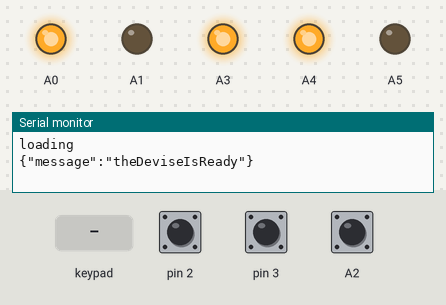
Recording of a sketch running on a simulated Arduino Uno, built with avr-gcc and run on an emulated ATmega328P. Shown: output pins drawn as LEDs (lit = HIGH), the last lines printed to the serial monitor. Dashed ring = blinking. The inputs (shaded band) are chosen by the test bench; at power-on: A2 HIGH, pin 3 HIGH, pin 2 HIGH.

Above: at 2.2 s.
2.3 s: A2 pulled LOW for 0.15 s
At 2.43 s:
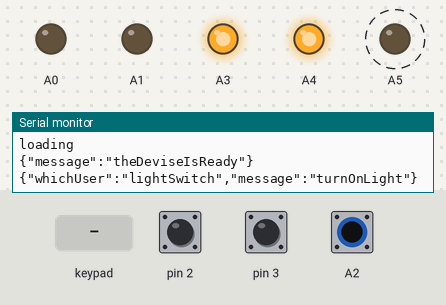
4.0 s: key '#' pressed
At 4.27 s:
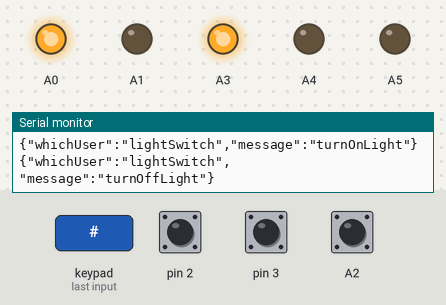
5.8 s: keypad keys 6 7 8 1 3 # pressed 0.4 s apart
At 6.38 s:
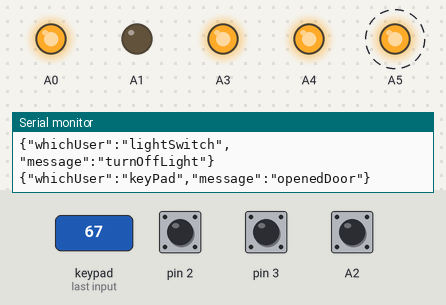
10.0 s: pin 3 pulled LOW for 0.15 s
At 10.8 s:
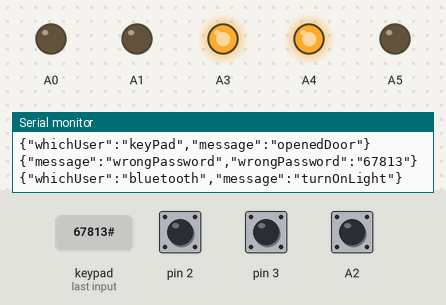
11.6 s: pin 2 pulled LOW for 0.15 s
At 11.8 s:
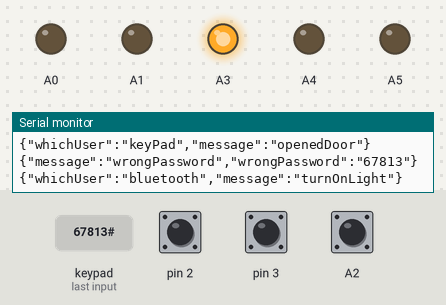
Timing chart, 0 to 14.6 s (numbered marks = the images above; inputs shaded):
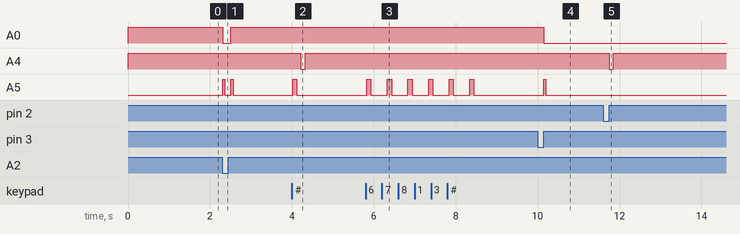

Measured:
- after the input at 2.3 s, A0: HIGH → LOW at once, → HIGH 0.20 s later; A5: alternates HIGH for 0.05 s and LOW for 0.15 s, 4 changes in all, then stays LOW, starting at once
- after the input at 4.0 s, A4: HIGH → LOW after 0.22 s, → HIGH 0.10 s later; A5: LOW → HIGH at once, → LOW 0.10 s later
- after the input at 5.8 s, A5: alternates HIGH for 0.10 s and LOW for 0.40 s, 12 changes in all, then stays LOW, starting at once
- after the input at 10.0 s, A0: HIGH → LOW after 0.15 s; A5: LOW → HIGH after 0.15 s, → LOW 0.05 s later
- after the input at 11.6 s, A4: HIGH → LOW after 0.15 s, → HIGH 0.10 s later

The sketch:

smartGate.ino
```cpp
#include <Wire.h>
#include <Keypad.h>            //معرفی کتابخانه کی پد//
#include <EEPROM.h>
#include <SoftwareSerial.h>
#include <ArduinoJson.h>


SoftwareSerial bluetooth(4, 5 ); // RX | TX
const byte ROWS = 4;    //مشخص کردن تعداد سطر کی پد//
const byte COLS = 3;   //مشخص کردن تعداد ستون کی پد//
//در زیر ما حروف و اعداد کی پد را به صورت ماتریسی داخل یک ارایه قرار داده ایم. نحوه تعریف ارایه دقیقا مشابه کی پد است//
char keys[ROWS][COLS] = {
  {'1', '2', '3'},
  {'4', '5', '6'},
  {'7', '8', '9'},
  {'*', '0', '#'}
};
int keyLightRoomState=1;
//با تعریف دو ارایه به صورت زیر نحوه اتصال سطرها و ستون های کی پد به پین های اردوینو را مشخص می کنیم//
byte rowPins[ROWS] = {6, 7, 8, 13};
byte colPins[COLS] = {10, 11, 12};

int i,pass_change_count=0,pass_lenght;

char mode='m';

int wrong_count=0;

char password[10],pass_change[10],pass_last[10],password_enter[10];
char password2[10];
//تابع زیر نقشه کی پد را با توجه به مقادیر و ارایه هایی که در بالا تعریف کردیم برای اردوینو مشخص می کنند//
Keypad kpd = Keypad(makeKeymap(keys), rowPins, colPins, ROWS, COLS);
void(*Reset) (void) = 0;

void setup() {


  bluetooth.begin(9600);


  //lcd.println(password);
  Serial.begin(9600);


  //بوق
  pinMode(A5,OUTPUT);
  digitalWrite(A5,LOW);

  //لامپ اتاق
  pinMode(A0,OUTPUT);
  digitalWrite(A0,HIGH);

  //به برد ماشین کنترلی وصله و برای دکمه ی پایین و در یکه
  pinMode(2,INPUT);
  digitalWrite(2,HIGH);

  // به برد ماشین کنترلی وصله و برای کلید سمت چپه و برای چراغه
  pinMode(3,INPUT);
  digitalWrite(3,HIGH);


  //میره تو کلید ثابت
  pinMode(A1,OUTPUT);
  digitalWrite(A1,LOW);

  //میره تو کلید متغییر
  pinMode(A2,INPUT);
  digitalWrite(A2,HIGH);

  //در یک
  pinMode(A4,OUTPUT);
  digitalWrite(A4,HIGH);

  //در دو
  pinMode(A3,OUTPUT);
  digitalWrite(A3,HIGH);

  //delete
  Serial.println("loading");
  delay(1000);


 //لود کردن طول پسورد
  pass_lenght=EEPROM.read(20);

  load_pass();

  StaticJsonDocument<200> doc;
  doc["message"]="theDeviseIsReady";
  serializeJson(doc, Serial);  // بدون newline
  Serial.println();
}
void load_pass()
{
  int e=0;
  for(e=0;e<=pass_lenght;e++)
  {
    //beep();
    password[e]=EEPROM.read(e);
    //Serial.println(password[e]);
  }
}
void save_pass(char pass[])
{
  for(int e=0;e<=pass_lenght;e++)
  {
    EEPROM.write(e,password[e]);
  }
  EEPROM.write(20,pass_lenght);
  beep(2,1);

  StaticJsonDocument<200> doc;
  doc["message"]="passwordChanged";
  doc["password"]=String(password);
  serializeJson(doc, Serial);  // بدون newline
  Serial.println();
}

int check_pass(char entered_password[])
{

    if(i-1!=pass_lenght)
      return 0;
    for(int index=0;index<=pass_lenght;index++)
    {
      if(entered_password[index]!=password[index])
        return 0;
    }
    return 1;
}
int check_pass2(char entered_password[])
{

  if(i-2!=pass_lenght)
      return 0;
    for(int index=0;index<=pass_lenght;index++)
    {
      if(entered_password[index]!=password[index])
        return 0;
    }
    if(entered_password[pass_lenght+1]=='2')
      return 1;
    else
      return 0;
}
void passwordChange()
{
    Serial.println("Password Change");
    int ture=0,index=0;
    String myString = "Hello Arduino!";

    //رمز قبلی را وارد میکند و در صورت درست بودن رمز جدید را وارد میکند
    while(1)
    {
      char key = kpd.getKey();
      if(key&&key!='*'&&key!='#')
      {
          pass_last[index]=key;
          index++;
          beepKeyPad();
      }
      i=pass_lenght+1;
      if(key=='#'&&check_pass(pass_last))
      {

        //از بین بردن آریه رمز قبلی
        pass_last[0]='#';
        ture=1;
        beepKeyPad();
        break;
      }
      if(key=='*')
      {
        beepKeyPad();
        break;
      }

    }
    index=0;

    //رمز قبلی را درست وارد کرده و رمز جدید را وارد میکند.
    if(ture==1)
    {
      index=0;

      while(1)
      {
           char key = kpd.getKey();
           if(key&&key!='*'&&key!='#'&&index!=10)
           {
              pass_change[index]=key;
              index++;
              beepKeyPad();
           }
           if(key=='*')
           {
              beepKeyPad();
              break;
           }
           if(key=='#')
           {
            beepKeyPad();
            pass_lenght=index-1;

            for(int r=0;r<=index;r++)
            {
              password[r]=pass_change[r];
            }
            save_pass(password);

            break;
           }
      }
    }
    /////////////////

    pass_change_count=0;

}
void beep(double secondOn,int intervalBeep){
  int interval=0;
  for (;interval<intervalBeep;interval++)
  {
    digitalWrite(A5,HIGH);
    delay(secondOn*1000);
    digitalWrite(A5,LOW);
    delay(secondOn*1000);
  }

}
void beep(){
  if(mode=='m'){
    digitalWrite(A5,HIGH);
    delay(500);
    digitalWrite(A5,LOW);
    delay(500);
  }
}
void beepKeyPad(){
  if(mode=='m'){
    digitalWrite(A5,HIGH);
    delay(100);
    digitalWrite(A5,LOW);
    delay(100);
  }
}
void changeLightState(String whichUser){
  StaticJsonDocument<200> doc;

  if(digitalRead(A0)==HIGH)
  {
    doc["whichUser"]=whichUser;
    doc["message"] = "turnOnLight";

    //Serial.println("turnOnLight");
    digitalWrite(A0,LOW);
  }

  else if(digitalRead(A0)==LOW)
  {
    doc["whichUser"]=whichUser;
    doc["message"] = "turnOffLight";
    //Serial.println("turnOffLight");
    digitalWrite(A0,HIGH);
  }
  serializeJson(doc, Serial);  // بدون newline
  Serial.println();

  beep(0.05,1);
}
void openDoor(int whichDoor,String whichUser){
  StaticJsonDocument<200> doc;
  int waitForOpenDoor=100;
  //open door 1
  if(whichDoor==1){
    digitalWrite(A4,LOW);
    delay(waitForOpenDoor);
    digitalWrite(A4,HIGH);
  }
  //open door 2
  else if(whichDoor==2){
    digitalWrite(A3,LOW);
    delay(waitForOpenDoor);
    digitalWrite(A3,HIGH);
  }
  doc["whichUser"]=whichUser;
  doc["message"] = "openedDoor";
  serializeJson(doc, Serial);  // بدون newline
  Serial.println();
  //sendAlaramToPythonProgram
  //Serial.println("openedDoor");
}

void checkSerialCommands(){

  if (Serial.available() > 0) {
    String message;
    String whichUser;
    String jsonString = Serial.readStringUntil('\n');
    StaticJsonDocument<200> doc;
    DeserializationError error = deserializeJson(doc, jsonString);
    if (!error) {
        message = doc["message"].as<String>();
        whichUser = doc["whichUser"].as<String>();

      } else {
        Serial.println("خطا در دریافت JSON");
    }

    if (message == "changeStateLight") {
        changeLightState(whichUser);
    }
    else if (message == "openDoor1") {
        openDoor(1,whichUser);
    }
  }
}


void loop() {
  StaticJsonDocument<200> doc;
  //controled light By switch
  if(keyLightRoomState==0&&digitalRead(A2)==HIGH)
  {
    keyLightRoomState=1;
    changeLightState("lightSwitch");
  }
  if(keyLightRoomState==1&&digitalRead(A2)==LOW)
  {
    keyLightRoomState=0;
    changeLightState("lightSwitch");
  }


  char key = kpd.getKey();
  if(wrong_count==5)
  {
    beep(0.3,50);
    wrong_count=0;
  }
  if(key=='*')
  {
      i=0;
      //چک کردن برای تغییر رمز
      pass_change_count++;
      beepKeyPad();
  }
  if(key&&key!='*'&&key!='#')
  {
    pass_change_count=0;
    password_enter[i]=key;
    i++;
    beepKeyPad();
  }

  if(key=='#')
  {
      beepKeyPad();

      if(check_pass(password_enter))
      {
        wrong_count=0;
        openDoor(1,"keyPad");
        //sendAlaram
      }
      else if(check_pass2(password_enter))
      {
        wrong_count=0;
        openDoor(2,"keyPad");
      }
      //پسوورد اشتباه وارد شده است
      else{
        wrong_count++;
        doc["message"] = "wrongPassword";
        doc["wrongPassword"]=String(password_enter);
        serializeJson(doc, Serial);  // بدون newline
        Serial.println();
      }

      pass_change_count=0;
      i=0;
  }
  if(pass_change_count==5)
  {
    delay(1000);
    digitalWrite(A5,LOW);
    passwordChange();
    i=0;
  }


  //ارتباط پورت سریال با کامپیوتر جهت دریافت دستورات وب
  checkSerialCommands();


  if (bluetooth.available())
  {
    int q=0;
    char data[100];

    while(bluetooth.available())
    {

       data[q] = bluetooth.read();
       Serial.write(data[q]);
       q++;
    }
    q--;
    if(mode=='m')
      digitalWrite(A5,HIGH);
    if (data[q] == 'o')
    {
      digitalWrite(A4, LOW);
    }
    if (data[q] == 'd')
    {
      digitalWrite(A3, LOW);
    }
    if (data[q] == 'p')
    {
     for(int x=0;x<=pass_lenght;x++)
      {
        bluetooth.write(password[x]);
      }
    }
    if(data[q]=='z')
    {

      for(int x=0;x<q;x++)
      {
        password[x]=data[x];
      }
      pass_lenght=q-1;
      save_pass(password);
    }
    if(data[q]=='$')
    {

      bluetooth.write(mode);
      if(digitalRead(A0)==HIGH)
        bluetooth.write("0");
      else if(digitalRead(A0)==LOW)
        bluetooth.write("1");

    }
    if(data[q]=='m')
    {
      mode='m';

    }
    if(data[q]=='s')
    {
      mode='s';

    }
    if(data[q]=='l')
    {
      if(digitalRead(A0)==HIGH)
        digitalWrite(A0,LOW);
      else if(digitalRead(A0)==LOW)
        digitalWrite(A0,HIGH);

    }
    delay(100);
    digitalWrite(A5,LOW);
  }
  //delay(1000);
  if(digitalRead(2)==LOW)
  {
    while(digitalRead(2)==LOW);
    if(password_enter[i-1])
    {
      digitalWrite(A3, LOW);
    }
    else
    {
      digitalWrite(A4, LOW);
    }
    wrong_count=0;
    pass_change_count=0;
    i=0;

  }
  else if(digitalRead(3)==LOW)
  {
    while(digitalRead(3)==LOW);
    changeLightState("bluetooth");
  }

  delay(100);
  digitalWrite(A4,HIGH);
  digitalWrite(A3,HIGH);
  digitalWrite(A5,LOW);

}
```
